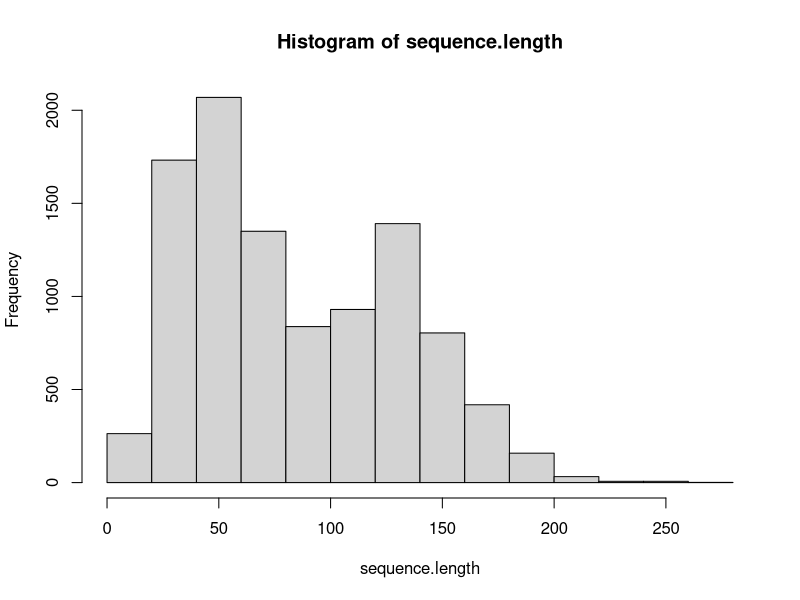

This figure's R source:
#################
# Midterm 2 - Take Home
# Krissy McHugh
##

# Consider building a sequence of numbers starting with a positive integer n. If the term is even, 
# then the next term is one half of that previous term. If the previous term is odd, then the next term 
# is 3 times the previous term plus 1.  Continue building the sequence following this pattern and end the 
# sequence when you reach one.


library(tidyverse)

# First, I will start by determining if a number is even or odd.
even.number <- function(x) {
  if (x %% 2 == 0) TRUE
  else FALSE
}

even.number(2)
even.number(5)

# Next I will determine the next number in the sequence
next.number <- function(n) {
  if (even.number(n)) n/2
  else 3 * n + 1
}

next.number(6)
next.number(10)

# Now I will generate the actual sequence for numbers between 1 and 10000, and display the length of the 
# sequence.
get_sequence <- function(input)
  for (i in 1:10000)
{

  result <- input
  while(input != 1)
  {
    input <- next.number(input)
    result <- c(result, input)
    
  }
  
  return(list(result=result, seqlength=length(result)))
  }

# Testing different values.
get_sequence(5)
get_sequence(13)
get_sequence(20)
get_sequence(1000)

# Now I have generated the sequence and the length of the sequence. However, I will not be able to generate
# summary statistics or a histogram of the lengths unless I make the sequence length a vector and make a
# counter, as opposed to the last code chunk where the length was not determined using a counter.
sequence.length <- vector(length=10000)
sequence.length[1] <- 0
for (n in 2:10000) {
  x <- n
  count <- 0 
  while 
  (x != 1 & x >= n) {
    if (x %% 2 == 0) {
      x <- x / 2
      count <- count + 1
    }
    else {
      x <- (3 * x + 1) / 2
      count <- count + 2
    } 
  }
  count <- count + sequence.length[x]
  sequence.length[n] <- count
}

hist(sequence.length)
summary(sequence.length) 
# Mean = 85
# Median = 73
# Max = 261
#####
# The histogram is right-skewed. Also, the median is 73 but the max is 261, which means the max is over 3 times
# the median. From 1 to 10,000, the sequence lengths are generally short.










